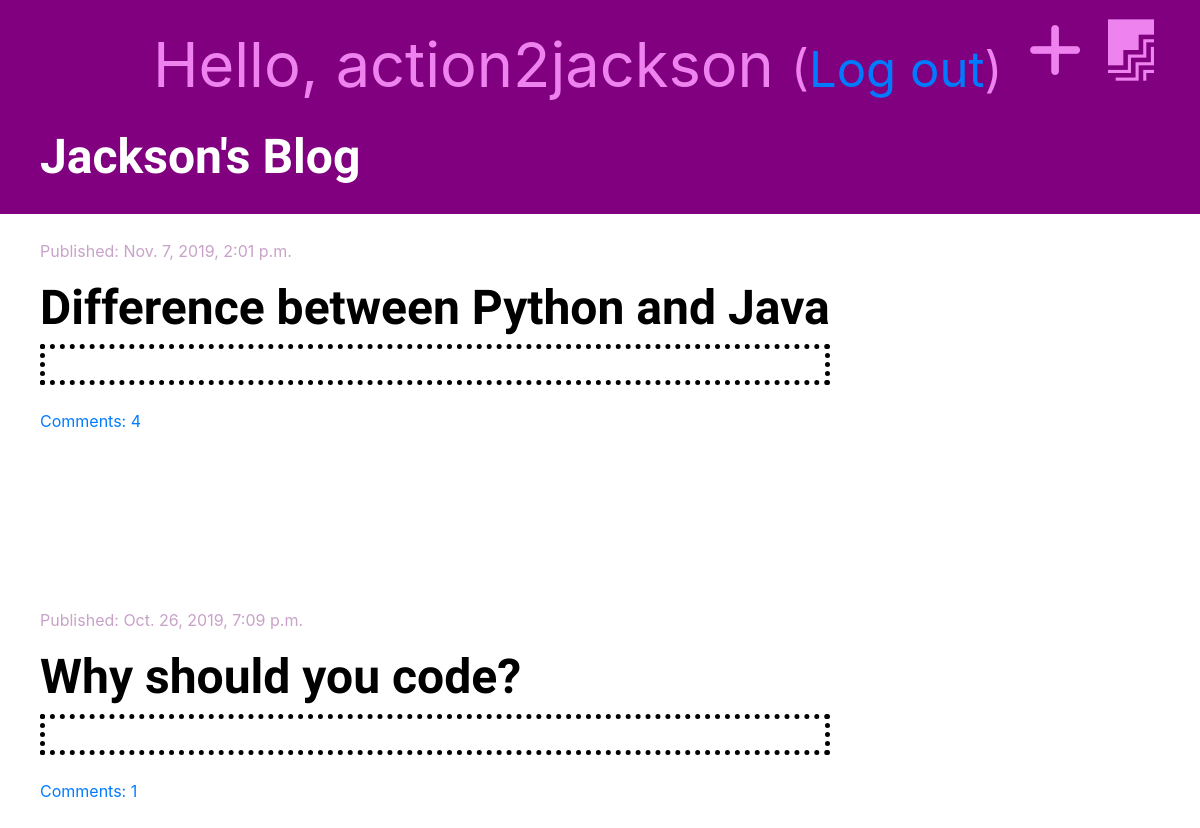
The app's page / (signed in) with its own data.
### blog/models.py (models this page shows, shortened)
class Post(models.Model):
    author = models.ForeignKey('auth.User', on_delete=models.CASCADE)
    title = models.CharField(max_length=200)
    text = models.TextField()
    created_date = models.DateTimeField(default=timezone.now)
    published_date = models.DateTimeField(blank=True, null=True)
    def approved_comments(self):
        return self.comments.filter(approved=True)

### blog/views.py (the view)
# urls.py: path('', views.post_list, name='post_list'),
def post_list(request):
    posts = Post.objects.filter(published_date__lte=timezone.now()).order_by('-published_date')
    stuff_for_frontend = {'posts': posts}
    return render(request, 'blog/post_list.html', stuff_for_frontend)

### blog/templatetags/markdownify.py (called while the page is built)
@register.filter
def markdown(value):
    renderer = HighlightRenderer()
    markdown = mistune.Markdown(renderer=renderer)
    return markdown(value)

### blog/templates/blog/post_list.html (shortened to what this page needs)
{% extends 'blog/base.html' %}
{% load markdownify %}
{% block content %}
    {% for post in posts %}
        <div class="post">
            <div class="date">
                <p>Published: {{ post.published_date }}</p>
            </div>
            <h1><a href="{% url 'post_detail' pk=post.pk %}">{{ post.title }}</a></h1>
            <div style="border: 5px dotted black; padding-top: 15px; padding-left: 10px;">
            </div>
            <br>
            <a href="{% url 'post_detail' pk=post.pk %}">Comments: {{ post.approved_comments.count }}</a>
        </div>
    {% endfor %}
{% endblock %}

### blog/templates/blog/base.html (shortened to what this page needs)
{% load staticfiles %}
<!DOCTYPE html>
<html lang="en">
<head>
    <link rel="stylesheet" href="https://stackpath.bootstrapcdn.com/bootstrap/4.3.1/css/bootstrap.min.css">
    <link rel="stylesheet" href="{% static 'css/blog.css' %}">
    <link rel="stylesheet" href="{% static 'css/zenburn.css' %}">
</head>
<body>
<div class="page-header">
    {% if user.is_authenticated %}
        <a href="{% url 'post_draft_list' %}"><i class="fab fa-firstdraft" style="color: violet; float: right; font-size: 46pt; margin-right: 26px;"></i></a>
        <a href="{% url 'post_new' %}"><i class="fas fa-plus" style="color: violet; float: right; font-size: 46pt; margin-right: 26px; hover: #c8a2c8;"></i></a>
        <p style="color: violet; float: right; font-size: 46pt; margin-right: 26px;">Hello, {{ user.username }} <small>(<a
                href="{% url 'logout' %}">Log out</a>)</small></p>
    {% else %}
        <a href="{% url 'login' %}"><i class="fas fa-sign-in-alt fa-2x" style="color: violet; float: right; font-size: 46pt; margin-right: 26px;"></i></a>
    {% endif %}
    <h1><a href="{% url 'post_list' %}">Jackson's Blog</a></h1>
</div>
<div class="content container">
    <div class="row">
        <div class="col-8-md">
            {% block content %}
            {% endblock %}
        </div>
    </div>
</div>
</body>
</html>

### blog/static/css/blog.css (style rules this page uses)
.page-header { background-color: purple; margin-top: 0; padding: 20px 20px 20px 40px; }
.page-header h1 a { font-text: arial; text-decoration: none; color: white; font-size: 36pt; }
.content { margin-left: 40px; }
h1, h2, h3, h4 { font-family: 'Tangerine', 'Inconsolata', 'Droid Sans', serif; font-weight: bold; font-size: 48px; }
.date { padding-top: 25px; color: #c8a2c8; }
.post { margin-bottom: 150px; }
.post h1 a { color: black; }

### records on screen
Post: published_date "Nov. 7, 2019, 2:01 p.m.", title "Difference between Python and Java", approved_comments.count "4"
Post: published_date "Oct. 26, 2019, 7:09 p.m.", title "Why should you code?", approved_comments.count "1"

### other values on screen
{{ user.username }} "action2jackson"
